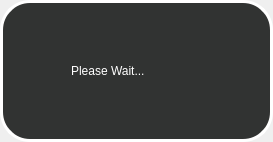
<?xml version="1.0" encoding="UTF-8"?>
<ui version="4.0">
 <class>Dialog</class>
 <widget class="QDialog" name="Dialog">
  <property name="geometry">
   <rect>
    <x>0</x>
    <y>0</y>
    <width>273</width>
    <height>142</height>
   </rect>
  </property>
  <property name="windowTitle">
   <string>Dialog</string>
  </property>
  <layout class="QHBoxLayout" name="horizontalLayout">
   <property name="spacing">
    <number>0</number>
   </property>
   <property name="leftMargin">
    <number>0</number>
   </property>
   <property name="topMargin">
    <number>0</number>
   </property>
   <property name="rightMargin">
    <number>0</number>
   </property>
   <property name="bottomMargin">
    <number>0</number>
   </property>
   <item>
    <widget class="QFrame" name="frame">
     <property name="styleSheet">
      <string notr="true">QFrame{
background-color: rgb(49, 51, 50);
border-radius:30px;
border-color: rgb(255,255, 255);
border-width : 3px;
border-style:inset;
color:rgb(255, 255, 255);
}
</string>
     </property>
     <property name="frameShape">
      <enum>QFrame::NoFrame</enum>
     </property>
     <property name="frameShadow">
      <enum>QFrame::Raised</enum>
     </property>
     <layout class="QVBoxLayout" name="verticalLayout">
      <item alignment="Qt::AlignHCenter">
       <widget class="QLabel" name="label_3">
        <property name="minimumSize">
         <size>
          <width>130</width>
          <height>0</height>
         </size>
        </property>
        <property name="maximumSize">
         <size>
          <width>150</width>
          <height>16777215</height>
         </size>
        </property>
        <property name="styleSheet">
         <string notr="true">QLabel{
font: 75 16pt &quot;Segoe UI&quot;;
color: rgb(255, 255, 255);
border:none;
}
</string>
        </property>
        <property name="text">
         <string>Please Wait...</string>
        </property>
       </widget>
      </item>
     </layout>
    </widget>
   </item>
  </layout>
 </widget>
 <resources/>
 <connections/>
</ui>
